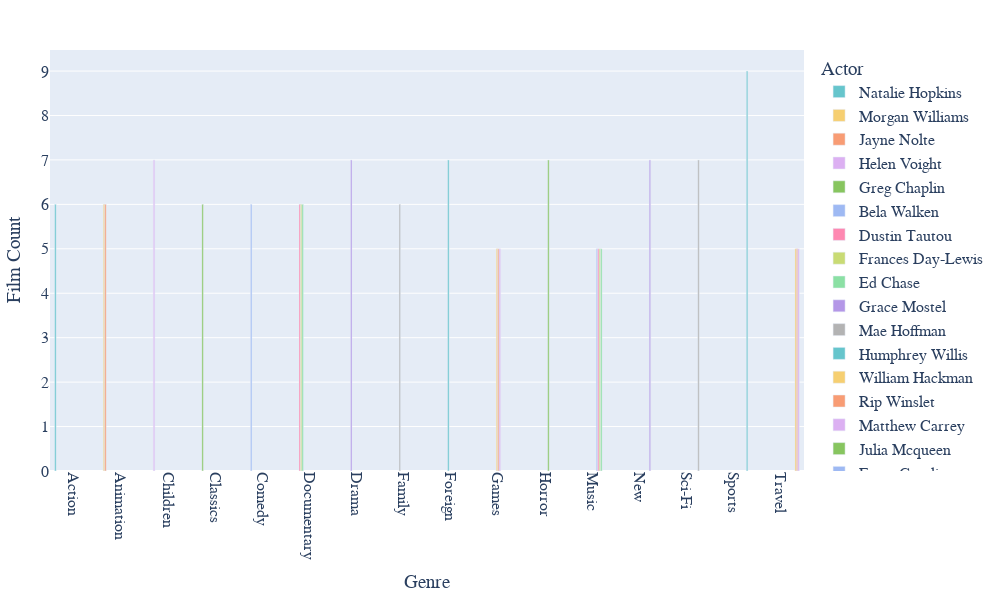

The code cell stored with this chart in its notebook:
### Code cell
fig = px.bar(query1_result, x="genre", y="film_count", color="actor", barmode="group",
             color_discrete_sequence=px.colors.qualitative.Pastel)

fig.update_layout(width=1000, height=600, showlegend=True, legend=dict(title="Actor"),
                  margin=dict(l=50, r=50, t=50, b=50), font=dict(family="Helvetica", size=16),
                  xaxis=dict(title="Genre", tickangle=90), yaxis=dict(title="Film Count"))

fig.show()

### Figure 1 — Plotly figure (JSON) as saved in the notebook; plotly's stock layout.template omitted (floating-point values rounded to 4 significant figures)
{"data": [{"alignmentgroup": "True", "hovertemplate": "actor=Natalie Hopkins<br>genre=%{x}<br>film_count=%{y}<extra></extra>", "legendgroup": "Natalie Hopkins", "marker": {"color": "rgb(102, 197, 204)", "pattern": {"shape": ""}}, "name": "Natalie Hopkins", "offsetgroup": "Natalie Hopkins", "orientation": "v", "showlegend": true, "textposition": "auto", "type": "bar", "x": ["Action"], "xaxis": "x", "y": [6], "yaxis": "y"}, {"alignmentgroup": "True", "hovertemplate": "actor=Morgan Williams<br>genre=%{x}<br>film_count=%{y}<extra></extra>", "legendgroup": "Morgan Williams", "marker": {"color": "rgb(246, 207, 113)", "pattern": {"shape": ""}}, "name": "Morgan Williams", "offsetgroup": "Morgan Williams", "orientation": "v", "showlegend": true, "textposition": "auto", "type": "bar", "x": ["Animation"], "xaxis": "x", "y": [6], "yaxis": "y"}, {"alignmentgroup": "True", "hovertemplate": "actor=Jayne Nolte<br>genre=%{x}<br>film_count=%{y}<extra></extra>", "legendgroup": "Jayne Nolte", "marker": {"color": "rgb(248, 156, 116)", "pattern": {"shape": ""}}, "name": "Jayne Nolte", "offsetgroup": "Jayne Nolte", "orientation": "v", "showlegend": true, "textposition": "auto", "type": "bar", "x": ["Animation"], "xaxis": "x", "y": [6], "yaxis": "y"}, {"alignmentgroup": "True", "hovertemplate": "actor=Helen Voight<br>genre=%{x}<br>film_count=%{y}<extra></extra>", "legendgroup": "Helen Voight", "marker": {"color": "rgb(220, 176, 242)", "pattern": {"shape": ""}}, "name": "Helen Voight", "offsetgroup": "Helen Voight", "orientation": "v", "showlegend": true, "textposition": "auto", "type": "bar", "x": ["Children"], "xaxis": "x", "y": [7], "yaxis": "y"}, {"alignmentgroup": "True", "hovertemplate": "actor=Greg Chaplin<br>genre=%{x}<br>film_count=%{y}<extra></extra>", "legendgroup": "Greg Chaplin", "marker": {"color": "rgb(135, 197, 95)", "pattern": {"shape": ""}}, "name": "Greg Chaplin", "offsetgroup": "Greg Chaplin", "orientation": "v", "showlegend": true, "textposition": "auto", "type": "bar", "x": ["Classics"], "xaxis": "x", "y": [6], "yaxis": "y"}, {"alignmentgroup": "True", "hovertemplate": "actor=Bela Walken<br>genre=%{x}<br>film_count=%{y}<extra></extra>", "legendgroup": "Bela Walken", "marker": {"color": "rgb(158, 185, 243)", "pattern": {"shape": ""}}, "name": "Bela Walken", "offsetgroup": "Bela Walken", "orientation": "v", "showlegend": true, "textposition": "auto", "type": "bar", "x": ["Comedy"], "xaxis": "x", "y": [6], "yaxis": "y"}, {"alignmentgroup": "True", "hovertemplate": "actor=Dustin Tautou<br>genre=%{x}<br>film_count=%{y}<extra></extra>", "legendgroup": "Dustin Tautou", "marker": {"color": "rgb(254, 136, 177)", "pattern": {"shape": ""}}, "name": "Dustin Tautou", "offsetgroup": "Dustin Tautou", "orientation": "v", "showlegend": true, "textposition": "auto", "type": "bar", "x": ["Documentary"], "xaxis": "x", "y": [6], "yaxis": "y"}, {"alignmentgroup": "True", "hovertemplate": "actor=Frances Day-Lewis<br>genre=%{x}<br>film_count=%{y}<extra></extra>", "legendgroup": "Frances Day-Lewis", "marker": {"color": "rgb(201, 219, 116)", "pattern": {"shape": ""}}, "name": "Frances Day-Lewis", "offsetgroup": "Frances Day-Lewis", "orientation": "v", "showlegend": true, "textposition": "auto", "type": "bar", "x": ["Documentary"], "xaxis": "x", "y": [6], "yaxis": "y"}, {"alignmentgroup": "True", "hovertemplate": "actor=Ed Chase<br>genre=%{x}<br>film_count=%{y}<extra></extra>", "legendgroup": "Ed Chase", "marker": {"color": "rgb(139, 224, 164)", "pattern": {"shape": ""}}, "name": "Ed Chase", "offsetgroup": "Ed Chase", "orientation": "v", "showlegend": true, "textposition": "auto", "type": "bar", "x": ["Documentary"], "xaxis": "x", "y": [6], "yaxis": "y"}, {"alignmentgroup": "True", "hovertemplate": "actor=Grace Mostel<br>genre=%{x}<br>film_count=%{y}<extra></extra>", "legendgroup": "Grace Mostel", "marker": {"color": "rgb(180, 151, 231)", "pattern": {"shape": ""}}, "name": "Grace Mostel", "offsetgroup": "Grace Mostel", "orientation": "v", "showlegend": true, "textposition": "auto", "type": "bar", "x": ["Drama"], "xaxis": "x", "y": [7], "yaxis": "y"}, {"alignmentgroup": "True", "hovertemplate": "actor=Mae Hoffman<br>genre=%{x}<br>film_count=%{y}<extra></extra>", "legendgroup": "Mae Hoffman", "marker": {"color": "rgb(179, 179, 179)", "pattern": {"shape": ""}}, "name": "Mae Hoffman", "offsetgroup": "Mae Hoffman", "orientation": "v", "showlegend": true, "textposition": "auto", "type": "bar", "x": ["Family"], "xaxis": "x", "y": [6], "yaxis": "y"}, {"alignmentgroup": "True", "hovertemplate": "actor=Humphrey Willis<br>genre=%{x}<br>film_count=%{y}<extra></extra>", "legendgroup": "Humphrey Willis", "marker": {"color": "rgb(102, 197, 204)", "pattern": {"shape": ""}}, "name": "Humphrey Willis", "offsetgroup": "Humphrey Willis", "orientation": "v", "showlegend": true, "textposition": "auto", "type": "bar", "x": ["Foreign"], "xaxis": "x", "y": [7], "yaxis": "y"}, {"alignmentgroup": "True", "hovertemplate": "actor=William Hackman<br>genre=%{x}<br>film_count=%{y}<extra></extra>", "legendgroup": "William Hackman", "marker": {"color": "rgb(246, 207, 113)", "pattern": {"shape": ""}}, "name": "William Hackman", "offsetgroup": "William Hackman", "orientation": "v", "showlegend": true, "textposition": "auto", "type": "bar", "x": ["Games"], "xaxis": "x", "y": [5], "yaxis": "y"}, {"alignmentgroup": "True", "hovertemplate": "actor=Rip Winslet<br>genre=%{x}<br>film_count=%{y}<extra></extra>", "legendgroup": "Rip Winslet", "marker": {"color": "rgb(248, 156, 116)", "pattern": {"shape": ""}}, "name": "Rip Winslet", "offsetgroup": "Rip Winslet", "orientation": "v", "showlegend": true, "textposition": "auto", "type": "bar", "x": ["Games"], "xaxis": "x", "y": [5], "yaxis": "y"}, {"alignmentgroup": "True", "hovertemplate": "actor=Matthew Carrey<br>genre=%{x}<br>film_count=%{y}<extra></extra>", "legendgroup": "Matthew Carrey", "marker": {"color": "rgb(220, 176, 242)", "pattern": {"shape": ""}}, "name": "Matthew Carrey", "offsetgroup": "Matthew Carrey", "orientation": "v", "showlegend": true, "textposition": "auto", "type": "bar", "x": ["Games"], "xaxis": "x", "y": [5], "yaxis": "y"}, {"alignmentgroup": "True", "hovertemplate": "actor=Julia Mcqueen<br>genre=%{x}<br>film_count=%{y}<extra></extra>", "legendgroup": "Julia Mcqueen", "marker": {"color": "rgb(135, 197, 95)", "pattern": {"shape": ""}}, "name": "Julia Mcqueen", "offsetgroup": "Julia Mcqueen", "orientation": "v", "showlegend": true, "textposition": "auto", "type": "bar", "x": ["Horror"], "xaxis": "x", "y": [7], "yaxis": "y"}, {"alignmentgroup": "True", "hovertemplate": "actor=Ewan Gooding<br>genre=%{x}<br>film_count=%{y}<extra></extra>", "legendgroup": "Ewan Gooding", "marker": {"color": "rgb(158, 185, 243)", "pattern": {"shape": ""}}, "name": "Ewan Gooding", "offsetgroup": "Ewan Gooding", "orientation": "v", "showlegend": true, "textposition": "auto", "type": "bar", "x": ["Music"], "xaxis": "x", "y": [5], "yaxis": "y"}, {"alignmentgroup": "True", "hovertemplate": "actor=Audrey Bailey<br>genre=%{x}<br>film_count=%{y}<extra></extra>", "legendgroup": "Audrey Bailey", "marker": {"color": "rgb(254, 136, 177)", "pattern": {"shape": ""}}, "name": "Audrey Bailey", "offsetgroup": "Audrey Bailey", "orientation": "v", "showlegend": true, "textposition": "auto", "type": "bar", "x": ["Music"], "xaxis": "x", "y": [5], "yaxis": "y"}, {"alignmentgroup": "True", "hovertemplate": "actor=Salma Nolte<br>genre=%{x}<br>film_count=%{y}<extra></extra>", "legendgroup": "Salma Nolte", "marker": {"color": "rgb(201, 219, 116)", "pattern": {"shape": ""}}, "name": "Salma Nolte", "offsetgroup": "Salma Nolte", "orientation": "v", "showlegend": true, "textposition": "auto", "type": "bar", "x": ["Music"], "xaxis": "x", "y": [5], "yaxis": "y"}, {"alignmentgroup": "True", "hovertemplate": "actor=Warren Nolte<br>genre=%{x}<br>film_count=%{y}<extra></extra>", "legendgroup": "Warren Nolte", "marker": {"color": "rgb(139, 224, 164)", "pattern": {"shape": ""}}, "name": "Warren Nolte", "offsetgroup": "Warren Nolte", "orientation": "v", "showlegend": true, "textposition": "auto", "type": "bar", "x": ["Music"], "xaxis": "x", "y": [5], "yaxis": "y"}, {"alignmentgroup": "True", "hovertemplate": "actor=Sidney Crowe<br>genre=%{x}<br>film_count=%{y}<extra></extra>", "legendgroup": "Sidney Crowe", "marker": {"color": "rgb(180, 151, 231)", "pattern": {"shape": ""}}, "name": "Sidney Crowe", "offsetgroup": "Sidney Crowe", "orientation": "v", "showlegend": true, "textposition": "auto", "type": "bar", "x": ["New"], "xaxis": "x", "y": [7], "yaxis": "y"}, {"alignmentgroup": "True", "hovertemplate": "actor=Gina Degeneres<br>genre=%{x}<br>film_count=%{y}<extra></extra>", "legendgroup": "Gina Degeneres", "marker": {"color": "rgb(179, 179, 179)", "pattern": {"shape": ""}}, "name": "Gina Degeneres", "offsetgroup": "Gina Degeneres", "orientation": "v", "showlegend": true, "textposition": "auto", "type": "bar", "x": ["Sci-Fi"], "xaxis": "x", "y": [7], "yaxis": "y"}, {"alignmentgroup": "True", "hovertemplate": "actor=Ben Willis<br>genre=%{x}<br>film_count=%{y}<extra></extra>", "legendgroup": "Ben Willis", "marker": {"color": "rgb(102, 197, 204)", "pattern": {"shape": ""}}, "name": "Ben Willis", "offsetgroup": "Ben Willis", "orientation": "v", "showlegend": true, "textposition": "auto", "type": "bar", "x": ["Sports"], "xaxis": "x", "y": [9], "yaxis": "y"}, {"alignmentgroup": "True", "hovertemplate": "actor=Morgan Hopkins<br>genre=%{x}<br>film_count=%{y}<extra></extra>", "legendgroup": "Morgan Hopkins", "marker": {"color": "rgb(246, 207, 113)", "pattern": {"shape": ""}}, "name": "Morgan Hopkins", "offsetgroup": "Morgan Hopkins", "orientation": "v", "showlegend": true, "textposition": "auto", "type": "bar", "x": ["Travel"], "xaxis": "x", "y": [5], "yaxis": "y"}, {"alignmentgroup": "True", "hovertemplate": "actor=Nick Stallone<br>genre=%{x}<br>film_count=%{y}<extra></extra>", "legendgroup": "Nick Stallone", "marker": {"color": "rgb(248, 156, 116)", "pattern": {"shape": ""}}, "name": "Nick Stallone", "offsetgroup": "Nick Stallone", "orientation": "v", "showlegend": true, "textposition": "auto", "type": "bar", "x": ["Travel"], "xaxis": "x", "y": [5], "yaxis": "y"}, {"alignmentgroup": "True", "hovertemplate": "actor=Olympia Pfeiffer<br>genre=%{x}<br>film_count=%{y}<extra></extra>", "legendgroup": "Olympia Pfeiffer", "marker": {"color": "rgb(220, 176, 242)", "pattern": {"shape": ""}}, "name": "Olympia Pfeiffer", "offsetgroup": "Olympia Pfeiffer", "orientation": "v", "showlegend": true, "textposition": "auto", "type": "bar", "x": ["Travel"], "xaxis": "x", "y": [5], "yaxis": "y"}], "layout": {"barmode": "group", "font": {"family": "Helvetica", "size": 16}, "height": 600, "legend": {"title": {"text": "Actor"}, "tracegroupgap": 0}, "margin": {"b": 50, "l": 50, "r": 50, "t": 50}, "showlegend": true, "width": 1000, "xaxis": {"anchor": "y", "domain": [0, 1], "tickangle": 90, "title": {"text": "Genre"}}, "yaxis": {"anchor": "x", "domain": [0, 1], "title": {"text": "Film Count"}}}}
